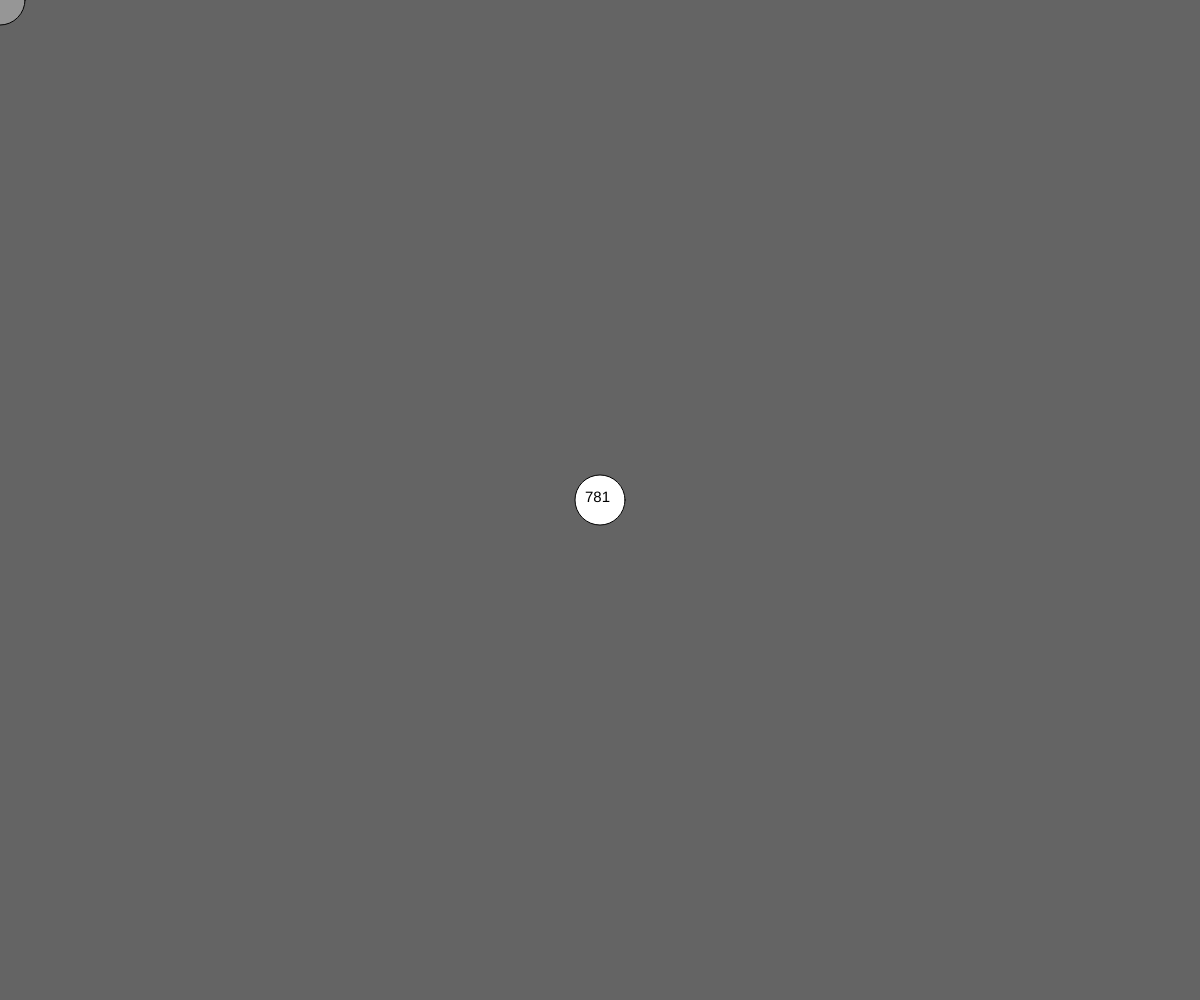
Frame 1 (no input)
Frame 60 (no input): identical to frame 1, image omitted
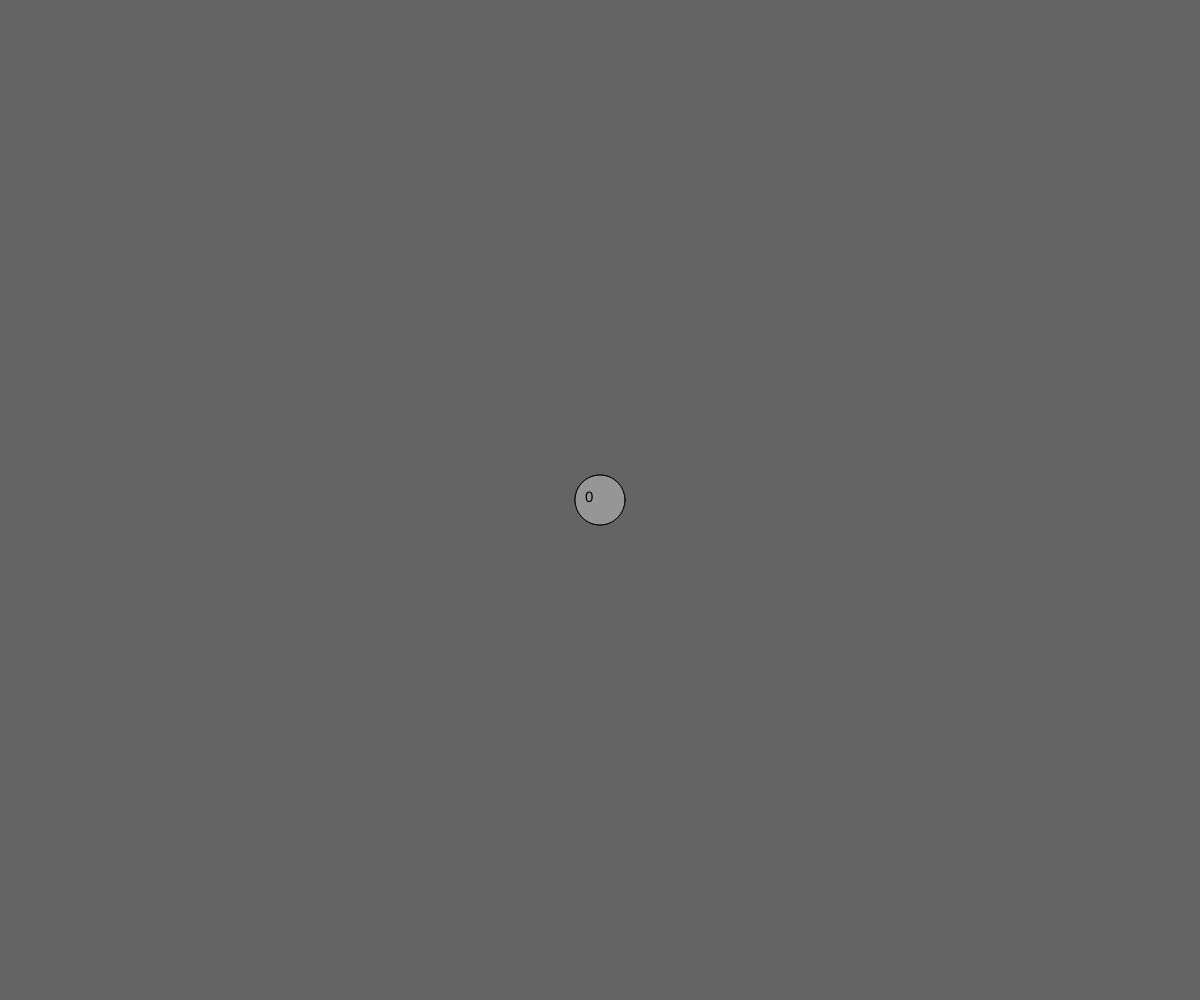
Frame 120 (the mouse pressed at the canvas centre since frame 60)

The p5.js sketch that drew these frames (run headless with seeded random() and noise() and a simulated clock; from frame 60 on, the mouse is pressed at the canvas centre):

// p5.js sketch
// ── sketch.js
let size = 50;
let x;
let y;
let myFill = 255;

function setup() {
  createCanvas(windowWidth, windowHeight);
  x = width/2;
  y = height/2;
}

function draw() {
  background(100);
  fill(myFill);
  ellipse(x, y, size);

  fill(150);
  ellipse(mouseX, mouseY, size);

  let distance = dist(x, y, mouseX, mouseY);
  if(distance <= size){
    myFill = [255, 0, 0];
  }else{
    myFill = 255;
  }

  fill(0);
  textSize(15);
  text(int(distance), x-15, y-10, 30);
}

function myShape(x, y){
  fill(185, 0, 180);
  ellipse(x, y, 50);
  fill(0, 150, 150);
  rect(x+20, y+20, 20, 30);
}
